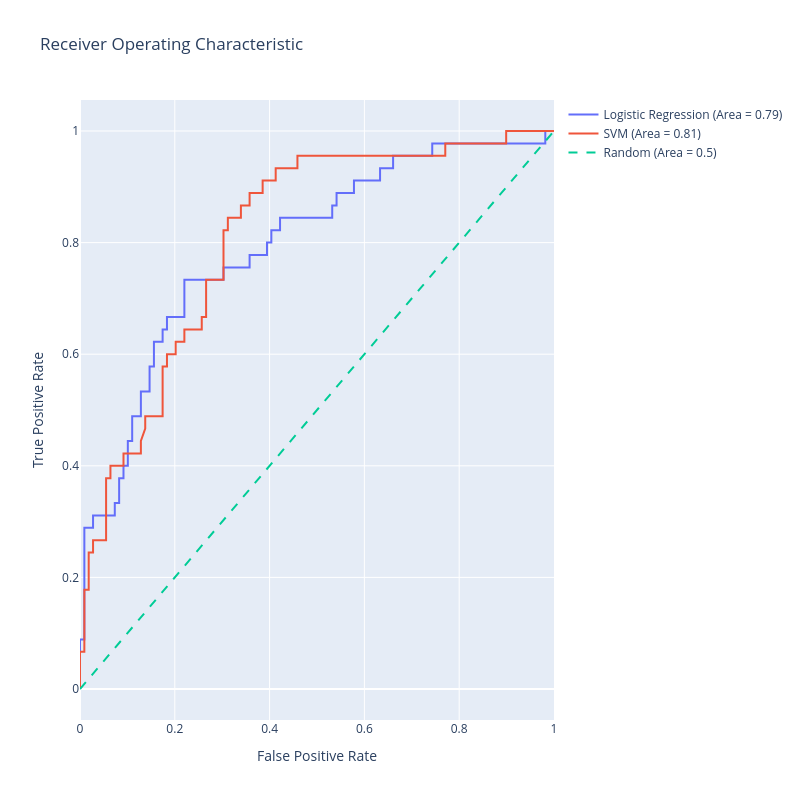

Notebook source saved alongside this figure:
### Code cell
# Compare Two ML Models

# SVM requires feature scaling for better performance
scaler = StandardScaler()
X_train_scaled = scaler.fit_transform(X_train)
X_test_scaled = scaler.transform(X_test)

# Logistic Regression model
lr_model = LogisticRegression(max_iter=1000)
lr_model.fit(X_train, y_train)
lr_scores = lr_model.predict_proba(X_test)[:,1]

# SVM model
svm_model = SVC(probability=True)
svm_model.fit(X_train_scaled, y_train)
svm_scores = svm_model.predict_proba(X_test_scaled)[:,1]

# Generate ROC curve data for logistic regression model
lr_fpr, lr_tpr, lr_thresholds = roc_curve(y_test, lr_scores)
lr_auc = roc_auc_score(y_test, lr_scores)

# Generate ROC curve data for SVM model
svm_fpr, svm_tpr, svm_thresholds = roc_curve(y_test, svm_scores)
svm_auc = roc_auc_score(y_test, svm_scores)

# Generate a trace for the Logistic Regression ROC curve
trace0 = go.Scatter(
    x=lr_fpr,
    y=lr_tpr,
    mode='lines',
    name=f'Logistic Regression (Area = {lr_auc:.2f})'
)

# Generate a trace for the SVM ROC curve
trace1 = go.Scatter(
    x=svm_fpr,
    y=svm_tpr,
    mode='lines',
    name=f'SVM (Area = {svm_auc:.2f})'
)

# Diagonal line
trace2 = go.Scatter(
    x=[0, 1],
    y=[0, 1],
    mode='lines',
    name='Random (Area = 0.5)',
    line=dict(dash='dash')
)

data = [trace0, trace1, trace2]

# Define layout with square aspect ratio
layout = go.Layout(
    title='Receiver Operating Characteristic',
    xaxis=dict(title='False Positive Rate'),
    yaxis=dict(title='True Positive Rate'),
    autosize=False,
    width=800,
    height=800,
    showlegend=True
)

# Define figure and add data
fig = go.Figure(data=data, layout=layout)

# Show figure
fig.show()

### Figure 1 — Plotly figure (JSON) as saved in the notebook; plotly's stock layout.template omitted (floating-point values rounded to 4 significant figures)
{"data": [{"mode": "lines", "name": "Logistic Regression (Area = 0.79)", "type": "scatter", "x": [0, 0, 0, 0.009174, 0.009174, 0.02752, 0.02752, 0.07339, 0.07339, 0.08257, 0.08257, 0.09174, 0.09174, 0.1009, 0.1009, 0.1101, 0.1101, 0.1284, 0.1284, 0.1468, 0.1468, 0.156, 0.156, 0.1743, 0.1743, 0.1835, 0.1835, 0.2202, 0.2202, 0.3028, 0.3028, 0.3578, 0.3578, 0.3945, 0.3945, 0.4037, 0.4037, 0.422, 0.422, 0.5321, 0.5321, 0.5413, 0.5413, 0.578, 0.578, 0.633, 0.633, 0.6606, 0.6606, 0.7431, 0.7431, 0.9817, 0.9817, 1], "y": [0, 0.02222, 0.08889, 0.08889, 0.2889, 0.2889, 0.3111, 0.3111, 0.3333, 0.3333, 0.3778, 0.3778, 0.4, 0.4, 0.4444, 0.4444, 0.4889, 0.4889, 0.5333, 0.5333, 0.5778, 0.5778, 0.6222, 0.6222, 0.6444, 0.6444, 0.6667, 0.6667, 0.7333, 0.7333, 0.7556, 0.7556, 0.7778, 0.7778, 0.8, 0.8, 0.8222, 0.8222, 0.8444, 0.8444, 0.8667, 0.8667, 0.8889, 0.8889, 0.9111, 0.9111, 0.9333, 0.9333, 0.9556, 0.9556, 0.9778, 0.9778, 1, 1]}, {"mode": "lines", "name": "SVM (Area = 0.81)", "type": "scatter", "x": [0, 0, 0, 0.009174, 0.009174, 0.01835, 0.01835, 0.02752, 0.02752, 0.05505, 0.05505, 0.06422, 0.06422, 0.09174, 0.09174, 0.1284, 0.1284, 0.1376, 0.1376, 0.1743, 0.1743, 0.1835, 0.1835, 0.2018, 0.2018, 0.2202, 0.2202, 0.2569, 0.2569, 0.2661, 0.2661, 0.3028, 0.3028, 0.3119, 0.3119, 0.3394, 0.3394, 0.3578, 0.3578, 0.3853, 0.3853, 0.4128, 0.4128, 0.4587, 0.4587, 0.7706, 0.7706, 0.8991, 0.8991, 1], "y": [0, 0.02222, 0.06667, 0.06667, 0.1778, 0.1778, 0.2444, 0.2444, 0.2667, 0.2667, 0.3778, 0.3778, 0.4, 0.4, 0.4222, 0.4222, 0.4444, 0.4667, 0.4889, 0.4889, 0.5778, 0.5778, 0.6, 0.6, 0.6222, 0.6222, 0.6444, 0.6444, 0.6667, 0.6667, 0.7333, 0.7333, 0.8222, 0.8222, 0.8444, 0.8444, 0.8667, 0.8667, 0.8889, 0.8889, 0.9111, 0.9111, 0.9333, 0.9333, 0.9556, 0.9556, 0.9778, 0.9778, 1, 1]}, {"line": {"dash": "dash"}, "mode": "lines", "name": "Random (Area = 0.5)", "type": "scatter", "x": [0, 1], "y": [0, 1]}], "layout": {"autosize": false, "height": 800, "showlegend": true, "title": {"text": "Receiver Operating Characteristic"}, "width": 800, "xaxis": {"title": {"text": "False Positive Rate"}}, "yaxis": {"title": {"text": "True Positive Rate"}}}}
